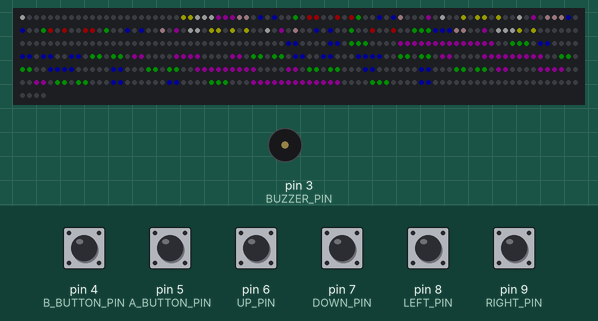
Simulated run of this sketch. Board: Arduino Uno, built with avr-gcc and run on an emulated ATmega328P. On the bench: 484 RGB LEDs in strip order, left to right, continuing on the next row, buzzer (waves = sounding). Inputs (shaded band) come from the test bench; at power-on: pin 4 (B_BUTTON_PIN), pin 5 (A_BUTTON_PIN), pin 6 (UP_PIN), pin 7 (DOWN_PIN), pin 8 (LEFT_PIN), pin 9 (RIGHT_PIN) HIGH. Dim RGB values are drawn brighter than linear.

Above: at 2.4 s.
2.5 s: pin 4 (B_BUTTON_PIN) pulled LOW for 1 s
At 4.4 s:
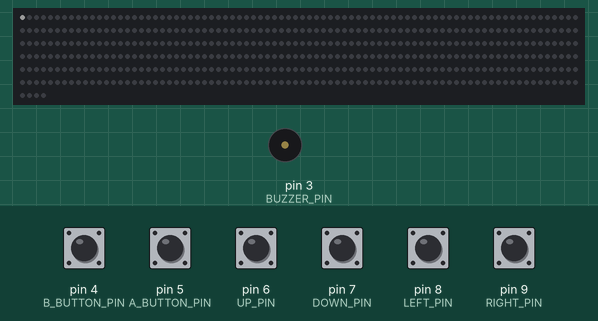
5.0 s: pin 5 (A_BUTTON_PIN) pulled LOW for 0.15 s
At 6.3 s:
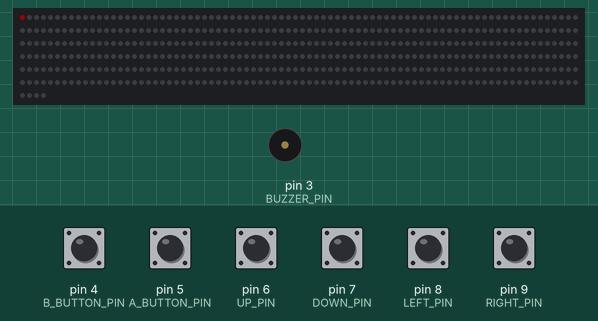
6.6 s: pin 5 (A_BUTTON_PIN) pulled LOW for 1 s
At 8.7 s:
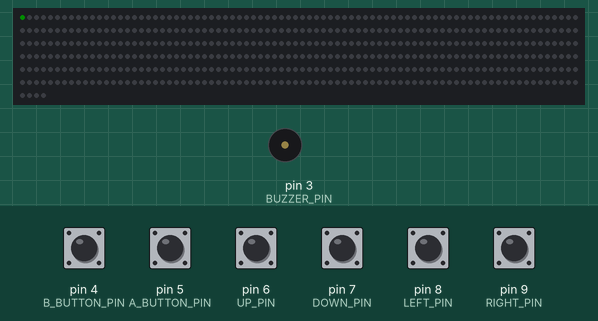
9.1 s: pin 7 (DOWN_PIN) pulled LOW for 1 s
At 9.29 s:
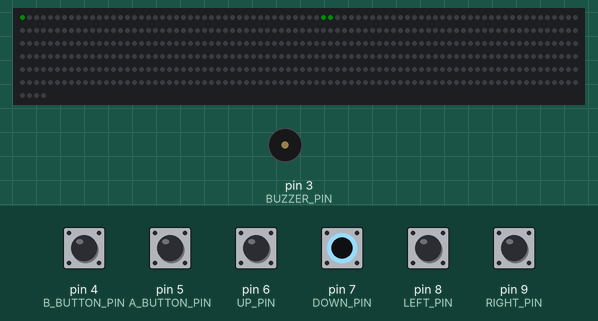
11.6 s: pin 5 (A_BUTTON_PIN) pulled LOW for 0.15 s
At 12.8 s:
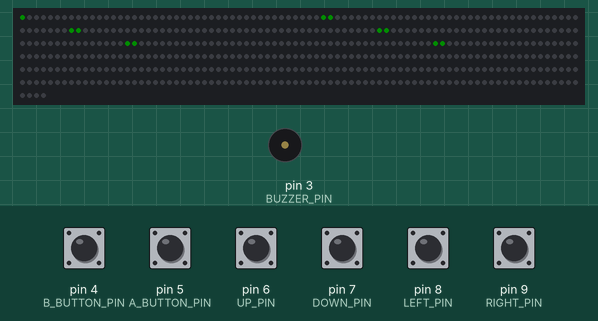
13.2 s: pin 5 (A_BUTTON_PIN) pulled LOW for 0.15 s
At 13.8 s:
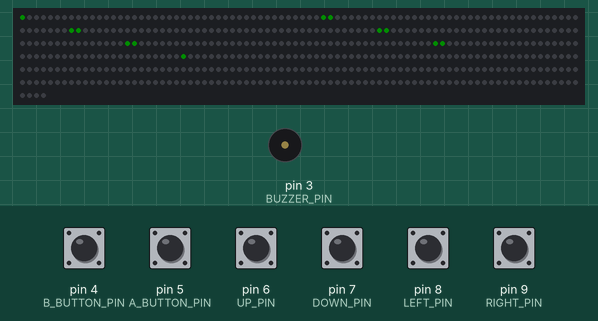
Timing chart, 0 to 15.8 s (numbered marks = the images above; inputs shaded):
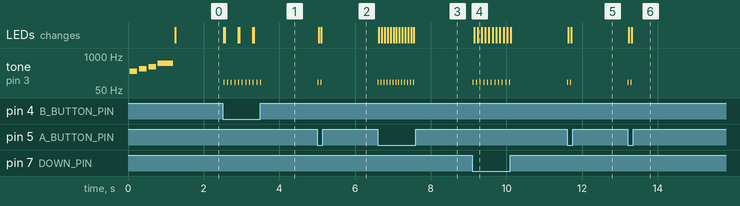

The sketch:

plusterPaint.ino
```cpp
#include <FastLED.h>
#include <avr/pgmspace.h>  // Para usar PROGMEM

// Definición de pines
#define LED_PIN 2       // Pin donde está conectada la tira NeoPixel
#define NUM_LEDS 484    // Número de LEDs en la tira (22x22 = 484)
#define BUZZER_PIN 3    // Pin del buzzer
#define B_BUTTON_PIN 4  // Pin del botón B
#define A_BUTTON_PIN 5  // Pin del botón A
#define UP_PIN 6        // Pin del botón UP
#define DOWN_PIN 7      // Pin del botón DOWN
#define LEFT_PIN 8      // Pin del botón LEFT
#define RIGHT_PIN 9     // Pin del botón RIGHT

// Definir el array de LEDs
CRGB leds[NUM_LEDS];

// Definir la cuadrícula de 22x22 en PROGMEM
const uint8_t bitmap[22][22] PROGMEM = {
  {0, 0, 0, 0, 0, 0, 0, 0, 0, 0, 0, 0, 0, 0, 0, 0, 0, 0, 0, 0, 0, 0},
  {0, 1, 1, 0, 2, 0, 0, 3, 0, 3, 0, 4, 4, 5, 5, 5, 6, 6, 6, 7, 7, 0},
  {0, 1, 0, 1, 2, 0, 0, 3, 0, 3, 4, 0, 0, 0, 5, 0, 6, 0, 0, 7, 0, 7},
  {0, 1, 0, 1, 2, 0, 0, 3, 0, 3, 4, 4, 4, 0, 5, 0, 6, 0, 0, 7, 0, 7},
  {0, 1, 1, 0, 2, 0, 0, 3, 0, 3, 0, 0, 4, 0, 5, 0, 6, 6, 0, 7, 7, 0},
  {0, 1, 0, 0, 2, 0, 0, 3, 0, 3, 0, 0, 4, 0, 5, 0, 6, 0, 0, 7, 0, 7},
  {0, 1, 0, 0, 2, 2, 2, 3, 3, 3, 4, 4, 0, 0, 5, 0, 6, 6, 6, 7, 0, 7},
  {0, 0, 0, 0, 0, 0, 0, 0, 0, 0, 0, 0, 0, 0, 0, 0, 0, 0, 0, 0, 0, 0},
  {0, 0, 0, 0, 0, 0, 0, 0, 0, 0, 0, 0, 0, 0, 0, 0, 0, 0, 0, 0, 0, 0},
  {5, 5, 5, 5, 5, 5, 0, 0, 0, 0, 2, 2, 2, 0, 3, 3, 0, 0, 0, 0, 3, 3},
  {5, 5, 5, 5, 5, 5, 5, 5, 0, 0, 2, 2, 2, 0, 3, 3, 0, 0, 0, 0, 3, 3},
  {5, 5, 0, 0, 0, 0, 5, 5, 0, 2, 2, 0, 2, 2, 0, 3, 3, 0, 0, 3, 3, 0},
  {5, 5, 0, 0, 0, 0, 5, 5, 0, 2, 2, 0, 2, 2, 0, 3, 3, 0, 0, 3, 3, 0},
  {5, 5, 0, 0, 0, 0, 5, 5, 0, 2, 2, 0, 2, 2, 0, 0, 3, 3, 3, 3, 0, 0},
  {5, 5, 5, 5, 5, 5, 5, 0, 0, 2, 2, 0, 2, 2, 0, 0, 3, 3, 3, 3, 0, 0},
  {5, 5, 5, 5, 5, 5, 5, 0, 0, 2, 2, 0, 2, 2, 0, 0, 0, 3, 3, 0, 0, 0},
  {5, 5, 0, 0, 0, 0, 5, 5, 0, 2, 2, 0, 2, 2, 0, 0, 0, 3, 3, 0, 0, 0},
  {5, 5, 0, 0, 0, 0, 5, 5, 0, 2, 2, 0, 2, 2, 0, 0, 0, 3, 3, 0, 0, 0},
  {5, 5, 0, 0, 0, 0, 5, 5, 0, 2, 2, 0, 2, 2, 0, 0, 0, 3, 3, 0, 0, 0},
  {5, 5, 5, 5, 5, 5, 5, 0, 0, 0, 2, 2, 2, 0, 0, 0, 0, 3, 3, 0, 0, 0},
  {5, 5, 5, 5, 5, 5, 0, 0, 0, 0, 2, 2, 2, 0, 0, 0, 0, 3, 3, 0, 0, 0},
  {0, 0, 0, 0, 0, 0, 0, 0, 0, 0, 0, 0, 0, 0, 0, 0, 0, 0, 0, 0, 0, 0}
};

// Variables para el "pixel" actual
int pixelX = 0;  // Posición X del pixel
int pixelY = 0;  // Posición Y del pixel
uint8_t pixelColorIndex = 0;  // Índice del color actual (0, 1, 2, 3)
CRGB pixelColors[5] = {CRGB::White, CRGB::Black, CRGB::Red, CRGB::Green, CRGB::Blue};  // Colores disponibles

// Variable para controlar el brillo
uint8_t brightness = 25;  // Brillo inicial

// Variables para el debounce de los botones
unsigned long lastDebounceTime = 0;
#define DEBOUNCE_DELAY 50  // Tiempo de debounce en milisegundos

// Variable para el estado del botón B (toggle)
bool bButtonActive = false;  // Estado inicial: desactivado

void setup() {
  // Inicializar FastLED
  FastLED.addLeds<WS2812B, LED_PIN, GRB>(leds, NUM_LEDS);
  FastLED.setBrightness(brightness);  // Establecer el brillo inicial
  FastLED.clear();  // Apagar todos los LEDs
  FastLED.show();   // Enviar los datos a la tira

  // Configurar pines de entrada (botones)
  pinMode(B_BUTTON_PIN, INPUT_PULLUP);
  pinMode(A_BUTTON_PIN, INPUT_PULLUP);
  pinMode(UP_PIN, INPUT_PULLUP);
  pinMode(DOWN_PIN, INPUT_PULLUP);
  pinMode(LEFT_PIN, INPUT_PULLUP);
  pinMode(RIGHT_PIN, INPUT_PULLUP);

  // Configurar pin de salida (buzzer)
  pinMode(BUZZER_PIN, OUTPUT);
  digitalWrite(BUZZER_PIN, LOW);  // Asegurar que el buzzer esté apagado


  // Dibujar el bitmap en la matriz LED
  drawBitmap();
      // Reproducir melodía de inicio
  playStartMelody();
}

void loop() {
  // Leer el estado de los botones
  bool bButtonState = digitalRead(B_BUTTON_PIN);
  bool aButtonState = digitalRead(A_BUTTON_PIN);
  bool upState = digitalRead(UP_PIN);
  bool downState = digitalRead(DOWN_PIN);
  bool leftState = digitalRead(LEFT_PIN);
  bool rightState = digitalRead(RIGHT_PIN);

  // Verificar si algún botón está presionado (con debounce)
  if (millis() - lastDebounceTime > DEBOUNCE_DELAY) {
    if (bButtonState == LOW) {  // Botón B presionado
  FastLED.clear();  // Apagar todos los LEDs
  FastLED.show();   // Enviar los datos a la tira
      playClick();              // Emitir un "click"
      lastDebounceTime = millis();
    } else if (aButtonState == LOW) {  // Botón A presionado
      playClick();                     // Emitir un "click"
      bButtonActive = false;           // Desactivar el botón B
      changePixelColor();              // Cambiar el color del pixel
      lastDebounceTime = millis();
    } else if (upState == LOW) {  // Botón UP presionado
      playClick();                // Emitir un "click"
      movePixel(0, -1);           // Mover el pixel hacia arriba
      lastDebounceTime = millis();
    } else if (downState == LOW) {  // Botón DOWN presionado
      playClick();                  // Emitir un "click"
      movePixel(0, 1);              // Mover el pixel hacia abajo
      lastDebounceTime = millis();
    } else if (leftState == LOW) {  // Botón LEFT presionado
      playClick();                  // Emitir un "click"
      movePixel(-1, 0);             // Mover el pixel hacia la izquierda
      lastDebounceTime = millis();
    } else if (rightState == LOW) {  // Botón RIGHT presionado
      playClick();                   // Emitir un "click"
      movePixel(1, 0);               // Mover el pixel hacia la derecha
      lastDebounceTime = millis();
    }
  }

  // Dibujar el pixel en la matriz LED
  drawPixel();
}

// Función para mapear coordenadas (x, y) a la posición en la tira de LEDs
int getPixelIndex(int x, int y) {
  if (y % 2 != 0) {
    // Filas pares: invertir la dirección
    return (y * 22) + (21 - x);
  } else {
    // Filas impares: dirección normal
    return (y * 22) + x;
  }
}

// Función para dibujar el bitmap en la matriz LED
void drawBitmap() {
  for (int y = 0; y < 22; y++) {
    for (int x = 0; x < 22; x++) {
      int pixelIndex = getPixelIndex(x, y);  // Obtener el índice del LED
      uint8_t value = pgm_read_byte(&bitmap[y][x]);  // Leer desde PROGMEM
      if (value == 1) {
        leds[pixelIndex] = CRGB::Red;  // Encender el LED en rojo
      } else if (value == 2) {
        leds[pixelIndex] = CRGB::Green;  // Encender el LED en verde
      } else if (value == 3) {
        leds[pixelIndex] = CRGB::Blue;  // Encender el LED en azul

          } else if (value == 4) {
        leds[pixelIndex] = CRGB::Pink;  // Encender el LED en azul

          } else if (value == 5) {
        leds[pixelIndex] = CRGB::Purple;  // Encender el LED en azul

          } else if (value == 6) {
        leds[pixelIndex] = CRGB::White;  // Encender el LED en azul

          } else if (value == 7) {
        leds[pixelIndex] = CRGB::Yellow;  // Encender el LED en azul
      } else {
        leds[pixelIndex] = CRGB::Black;  // Apagar el LED
      }
    }
  }
  FastLED.show();  // Enviar los datos a la tira
}

// Función para dibujar el pixel en la matriz LED
void drawPixel() {
  int pixelIndex = getPixelIndex(pixelX, pixelY);  // Obtener el índice del LED
  leds[pixelIndex] = pixelColors[pixelColorIndex]; // Encender el LED con el color actual
  FastLED.show();                                 // Enviar los datos a la tira
}

// Función para mover el pixel
void movePixel(int dx, int dy) {
  // Pintar el píxel actual antes de moverlo
  int currentPixelIndex = getPixelIndex(pixelX, pixelY);
  leds[currentPixelIndex] = pixelColors[pixelColorIndex]; // Pintar el LED con el color actual
  FastLED.show();                                         // Enviar los datos a la tira

  // Calcular la nueva posición del pixel
  int newX = pixelX + dx;
  int newY = pixelY + dy;

  // Verificar que la nueva posición esté dentro de los límites de la matriz
  if (newX >= 0 && newX < 22 && newY >= 0 && newY < 22) {
    // Actualizar la posición del pixel
    pixelX = newX;
    pixelY = newY;


  }
}

// Función para cambiar el color del pixel
void changePixelColor() {
  pixelColorIndex = (pixelColorIndex + 1) % 4;  // Cambiar al siguiente color (0, 1, 2, 3)
}

// Función para pintar el pixel en la posición actual
void paintPixel() {
  int pixelIndex = getPixelIndex(pixelX, pixelY);  // Obtener el índice del LED
  leds[pixelIndex] = pixelColors[pixelColorIndex]; // Pintar el LED con el color actual
  FastLED.show();                                 // Enviar los datos a la tira
}

// Función para emitir un "click" con el buzzer
void playClick() {
  tone(BUZZER_PIN, 100, 20);  // Tono más grave y corto (1000 Hz, 20 ms)
  delay(20);                   // Esperar mientras suena el tono
  noTone(BUZZER_PIN);          // Apagar el buzzer
}


// Función para reproducir una melodía de inicio
void playStartMelody() {
  // Frecuencias de las notas (en Hz)
  int melody[] = {262, 330, 392, 523};  // Do, Mi, Sol, Do (octava alta)
  // Duración de cada nota (en milisegundos)
  int noteDurations[] = {200, 200, 200, 400};

  // Reproducir la melodía
  for (int i = 0; i < 4; i++) {
    tone(BUZZER_PIN, melody[i], noteDurations[i]);
    delay(noteDurations[i] + 50);  // Pequeña pausa entre notas
    noTone(BUZZER_PIN);
  }
}
```

Measured:
- after the input at 2.5 s, tone on pin 3 (BUZZER_PIN): alternates 100 Hz for 0.02 s and silent for 0.08 s, 22 changes in all, then stays silent, starting at once; the LEDs: first change at once (image 1 shows a later state)
- after the input at 5.0 s, tone on pin 3 (BUZZER_PIN): alternates 100 Hz for 0.02 s and silent for 0.06 s, 4 changes in all, then stays silent, starting at once; the LEDs: first change at once (image 2 shows a later state)
- after the input at 6.6 s, tone on pin 3 (BUZZER_PIN): alternates 100 Hz for 0.02 s and silent for 0.06 s, 26 changes in all, then stays silent, starting at once; the LEDs: change at once (image 3)
- after the input at 9.1 s, tone on pin 3 (BUZZER_PIN): alternates 100 Hz for 0.02 s and silent for 0.08 s, 22 changes in all, then stays silent, starting at once; the LEDs: first change after 0.05 s (image 4 shows a later state)
- after the input at 11.6 s, tone on pin 3 (BUZZER_PIN): alternates 100 Hz for 0.02 s and silent for 0.06 s, 4 changes in all, then stays silent, starting at once; the LEDs: first change at once (image 5 shows a later state)
- after the input at 13.2 s, tone on pin 3 (BUZZER_PIN): alternates 100 Hz for 0.02 s and silent for 0.06 s, 4 changes in all, then stays silent, starting at once; the LEDs: first change at once (image 6 shows a later state)
